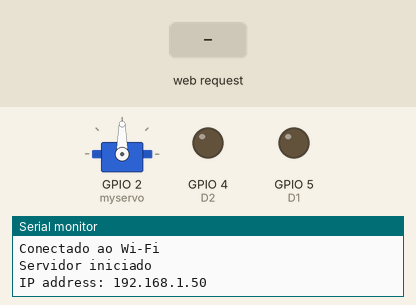
This sketch was run on a simulated ESP8266 (NodeMCU). Shown: servo, output pins drawn as LEDs (lit = HIGH), the last lines printed to the serial monitor. The test bench sets the inputs (shaded band). WiFi joins after 1.5 s; servers stay silent unless stated.

Above: at 3.2 s.
3.3 s: HTTP request GET /motor?motor=e received
At 3.7 s:
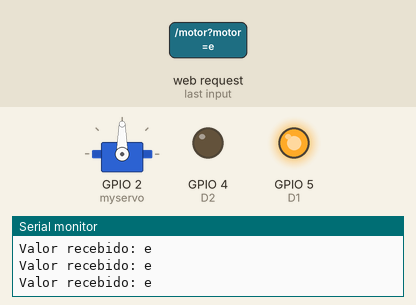
4.8 s: HTTP request GET /motor?motor=d received
At 6.0 s:
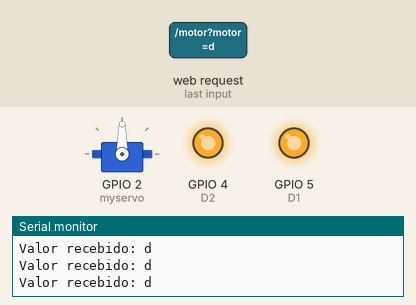
6.3 s: HTTP request GET /motor?motor=c received
At 7.4 s:
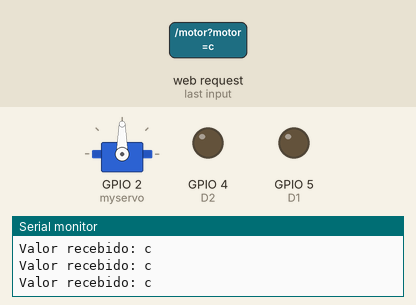
7.8 s: HTTP request GET /motor?motor=d received
At 8.6 s:
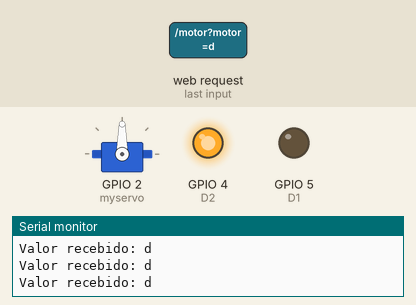
Timing chart, 0 to 10.3 s (numbered marks = the images above; inputs shaded):
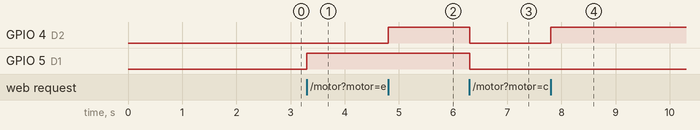

Measured:
- after the input at 3.3 s, GPIO 5 (D1): LOW → HIGH at once
- after the input at 4.8 s, GPIO 4 (D2): LOW → HIGH at once
- after the input at 6.3 s, GPIO 4 (D2), GPIO 5 (D1): HIGH → LOW at once
- after the input at 7.8 s, GPIO 4 (D2): LOW → HIGH at once

The sketch:

Receptor-ESP8266.ino
```cpp
#include <ESP8266WiFi.h>
#include <ESP8266WebServer.h>
#include <Servo.h>

const char* ssid = "DESKTOPBruno";
const char* password = "BbbbbbbB";
//DESKTOPBruno
//dlink-EF64
//BbbbbbbB
//Residência Soares
//3897476531
String motor;
String direção;
Servo myservo;
int pos;
int velocidade = 10;

ESP8266WebServer server(80);

void handleDataMotor() {
  if (server.hasArg("motor")) {
    motor = server.arg("motor");
    // Faça algo com o valor recebido
    Serial.println(motor);

    server.sendHeader("Access-Control-Allow-Origin", "*");  // Permitir acesso de qualquer origem

    server.send(200, "text/plain", "OK");
  } else {
    server.send(400, "text/plain", "Erro: Valor não fornecido");
  }
}
void handleDataDirecao() {
  if (server.hasArg("direcao")) {
    direção = server.arg("direcao");
    // Faça algo com o valor recebido
    Serial.println(direção);

    server.sendHeader("Access-Control-Allow-Origin", "*");  // Permitir acesso de qualquer origem

    server.send(200, "text/plain", "OK");
  } else {
    server.send(400, "text/plain", "Erro: Valor não fornecido");
  }
}

void setup() {
  Serial.begin(115200);
  WiFi.begin(ssid, password);
  while (WiFi.status() != WL_CONNECTED) {
    delay(1000);
    Serial.println("Conectando ao Wi-Fi...");
  }

  Serial.println("Conectado ao Wi-Fi");

  server.on("/motor", handleDataMotor);
  server.on("/direcao", handleDataDirecao);
  server.begin();
  Serial.println("Servidor iniciado");
  Serial.print("IP address: ");
  Serial.println(WiFi.localIP());
  //-------------------------------------//
  pinMode(LED_BUILTIN, OUTPUT);
  myservo.attach(2); // D4
  pinMode(5, OUTPUT); // D1
  pinMode(4, OUTPUT); // D2
}

void loop() {
  server.handleClient();
  while (motor == "e") {
    digitalWrite(5, HIGH);
    delay(10);
    Serial.println("Valor recebido: " + motor);
    server.handleClient();
  }
  while (motor == "d") {
    digitalWrite(4, HIGH);
    delay(10);
    Serial.println("Valor recebido: " + motor);
    server.handleClient();
  }
  while (motor == "c") {
    digitalWrite(4, LOW);
    digitalWrite(5, LOW);
    delay(10);
    Serial.println("Valor recebido: " + motor);
    server.handleClient();
  }
  while (direção == "e") {
    if (pos <= 180)
      pos += velocidade;  // goes from 0 degrees to 180 degrees
    // in steps of 1 degree
    myservo.write(pos);  // tell servo to go to position in variable 'pos'
    delay(10);           // waits 15ms for the servo to reach the position
    Serial.println("Valor recebido: " + direção + " velocidade: " + pos);
    server.handleClient();
  }
  while (direção == "d") {
    if (pos >= 0)
      pos -= velocidade;  // goes from 180 degrees to 0 degrees
    myservo.write(pos);   // tell servo to go to position in variable 'pos'
    delay(10);            // waits 15ms for the servo to reach the position
    Serial.println("Valor recebido: " + direção + " velocidade: " + pos);
    server.handleClient();
  }
  while (direção == "c") {
    if (pos <= 90)
      pos += velocidade;
    if (pos >= 90)
      pos -= velocidade;
    myservo.write(pos);
    delay(10);
    server.handleClient();
  }
}
```
